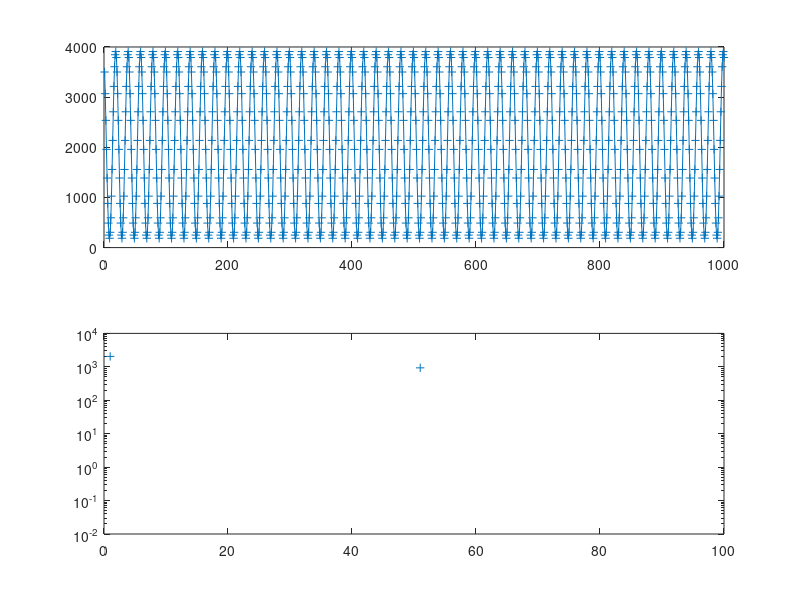

Write the MATLAB code that produced this figure.
%%
% This script creates a file.h containing the stream of data for the DAC
% and the corresponding varaibles to call in the real .ino file.
% 
% It works both for Octave and Matlab
% in the .ino file add "#include "filename.h""
%%

%% Parameters to set
filename = 'Waveforms_Gen.h';		% name of the header file to create
baseFreq = 1;     	% base frequeny of the arbitrary waveform
nPoints = 1e3;            % length of the multisine (1e4 and 1e5 take 2% and 20% of available memory on T3.6)
nbit = 12;			% resolution of the DAC
nPeriods = [50];  	% in the waveform, it is a vector with [1,4] you have two signals with 1 and 4 periods inside

stepTime = ((baseFreq*nPoints)^-1)*1e6;     % in us interrupt delay time (Delay)
maxDig = 2^nbit-1;    % resolution
f = baseFreq*nPeriods;  % in Hz
amplitude = 3/3.3; % full scale

%% Checks
% step time
if stepTime <= 2
	% I could not get good results with too fast output
    error('stepTime is shorter than 2 us')
else
    fprintf('stepTime is %.3f us\n', stepTime )
end

% Calculate frequencies
if max(nPeriods) >= nPoints/2 % aliasing
    error('nperiods is too high\n')
else
    for i = 1:length(f)
        fprintf('Frequency\t%d:\t%5.3f Hz\n', i, f(i))
    end
end

% Cutoff frequency
fprintf('Cutoff filter frequency: ~%d Hz\n', round(stepTime^-1*1e6))

% Length of the multisine (500'000 points take almost all the memory)
fprintf('Data length: %d\n', nPoints)

% Filename
fprintf('Filename:\n\t%s\n',filename)

%% Make waveform
Multisine = zeros(1,nPoints);   % arbitrary units
for i = 1:length(nPeriods)
	% multisine with random phase
    Multisine = Multisine + sin(2*pi*nPeriods(i)*(0:nPoints-1)/nPoints + pi*rand(1));
end
% Convert to integer decimals with the right resolution
Dec = round(maxDig*(amplitude * Multisine / (2*max(Multisine)) + 0.5));

%% Plot results
figure(1)
clf
subplot(2,1,1)
plot(Dec, '+-')
subplot(2,1,2)
semilogy(abs(fft(Dec))/nPoints,'+-')
xlim([0,2*max(nPeriods)])

%% Convert to hexadecimal
Hex = dec2hex(Dec);

%% Make file
fprintf('Writing file\n')
% open file
id = fopen(filename, 'w');

% first lines
firstLines = { ...
    '#ifndef _Waveforms_h_', ...    % do not repeat the #define, common use
    '#define _Waveforms_h_', ...    % common use
    sprintf('#define Delay %f // in us', stepTime) ...  % macros Delay (interrupt delay)
    sprintf('#define maxSamplesNum %d // length', nPoints) ...% macros maxSamplesNum (length of the waveform)    
    sprintf('//Number of points: %d', nPoints); ...        % number of points
    };

% lines for the number of periods
if length(nPeriods) == 1
    nPeriodsLine = sprintf('//Number of periods: %d', nPeriods);       % number of periods
else
    nPeriodsLine = sprintf('//Number of periods:\t');
    for i = nPeriods
        nPeriodsLine = cat(nPeriodsLine, sprintf('%d\t', i));
    end
end

% line for variable declaration
varDeclarationLine = 'static short waveformsTable[maxSamplesNum] = {'; % varaible waveformsTable (waveform declaration)

% last lines
lastLines = {'};', '#endif'};   

%% write file
% first lines
fprintf(id, '%s\n',firstLines{:});
% number of periods
fprintf(id, '%s\n',nPeriodsLine);
% variable declaration
fprintf(id, '%s\n',varDeclarationLine);
% data
fprintf(id, '\t0x%s,\t', Hex(1,:));
for i = 2:nPoints-1
    fprintf(id, '0x%s,\t', Hex(i,:));
    if mod(i,15) == 0   % new line
        fprintf(id,'\n\t');
    end
end
fprintf(id, '0x%s\t', Hex(end,:));
% last lines
fprintf(id, '%s\n',lastLines{:});

% close file
fclose(id);

%% done
fprintf('\nDone\n')
